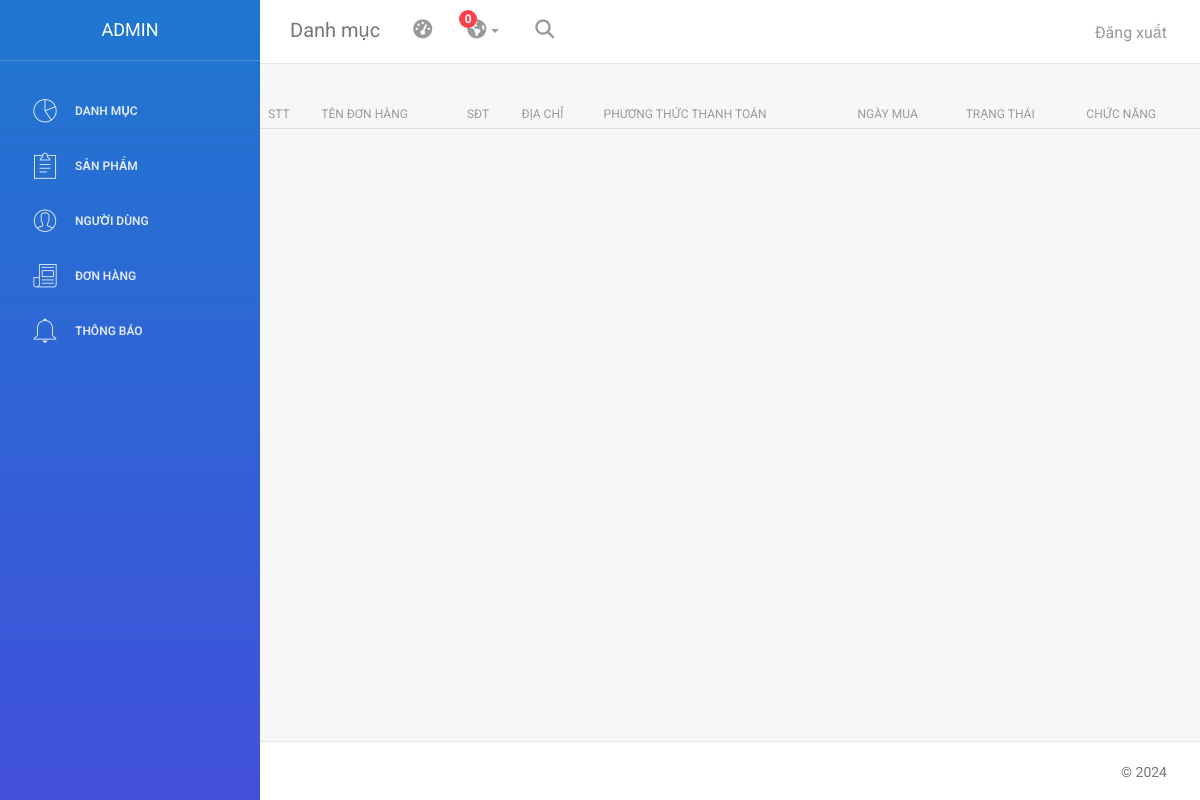
The page /admin/index.php?page=cart on the database as committed earlier.
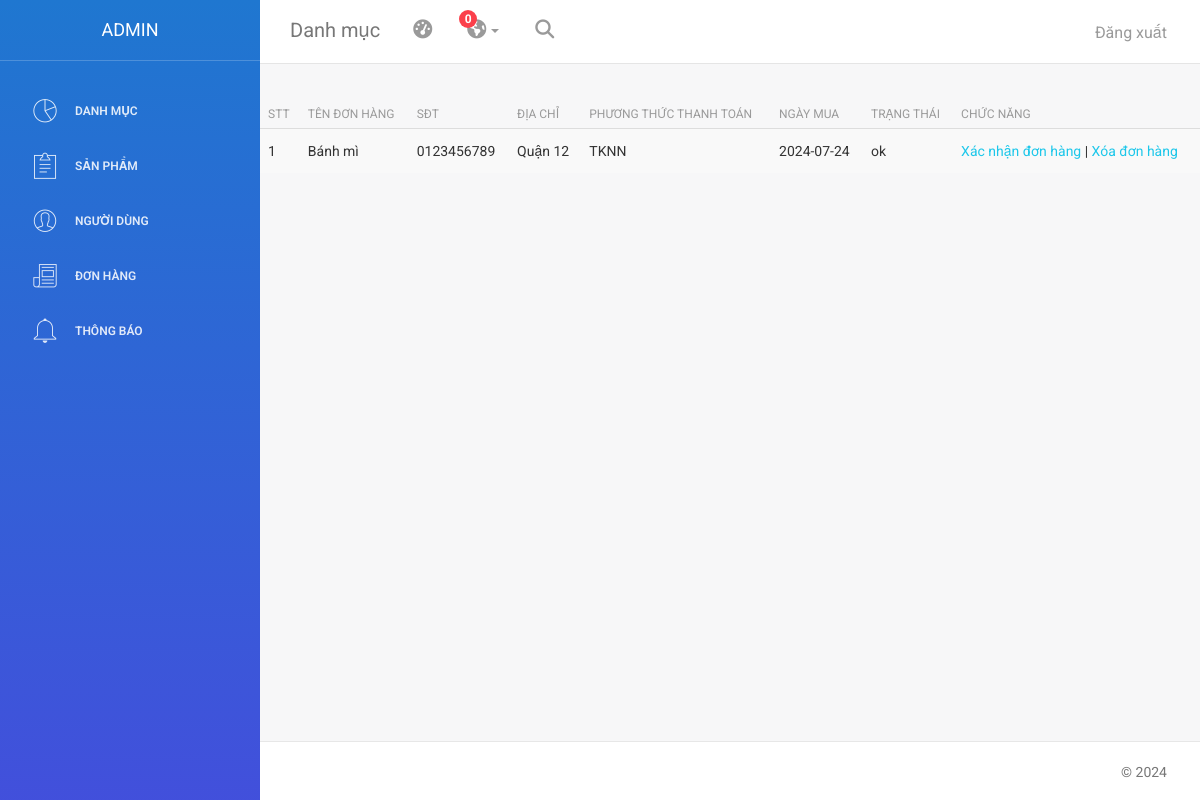
The same page on the database as committed later.
### tables this page shows
CREATE TABLE `orders` (
  `id` int(3) NOT NULL,
  `name` varchar(255) NOT NULL,
  `phone` varchar(12) NOT NULL,
  `address` varchar(255) NOT NULL,
  `payment_method` varchar(255) NOT NULL,
  `buy_date` date NOT NULL,
  `status` varchar(255) NOT NULL,
  `user_id` int(3) NOT NULL
);

### admin/app/controller/AdCartController.php (called while the page is built, shortened)
<?php
class AdCartController{
    private $data = [];
    function __construct()
    {
        require_once '../app/model/CartModel.php';
        $this->data = [];
    }
    function renderView($view, $data = null)
    {
        $view = './app/view/' . $view . '.php';
        require_once $view;
    }
    function viewCart(){
        $cart = new CartModel();
        $this->data['cart'] = $cart->getAllCart();
        $this->renderView('cart', $this->data);
    }
}

### app/model/database.php (called while the page is built, shortened)
<?php
class Database {
    private $servername = "localhost";
    private $username = "root";
    private $password = "";
    private $dbname = "du_an_mau";
    public $conn;
    public function __construct() {
        try {
            $this->conn = new PDO("mysql:host=$this->servername;dbname=$this->dbname", $this->username, $this->password);
            $this->conn->setAttribute(PDO::ATTR_ERRMODE, PDO::ERRMODE_EXCEPTION);
        } catch(PDOException $e) {
            echo "Kết nối thất bại: " . $e->getMessage();
        }
    }
    function query($sql, $param = [] ){
        $this->stmt = $this->conn->prepare($sql);
        $this->stmt->execute($param);
        return $this->stmt;
    }
    function getAll($sql){
       $statement = $this->query($sql);
       return $statement->fetchAll(PDO::FETCH_ASSOC);
    }
}
?>

### app/model/CartModel.php (called while the page is built, shortened)
<?php
class CartModel{
    private $db;
    function __construct()
    {
        require_once '../app/model/database.php';
        $this->db = new Database();
    }
    function getAllCart()
    {
        $sql = "SELECT * FROM orders";
        return $this->db->getAll($sql);
    }
}
?>

### admin/app/view/cart.php (the view)
<div class="content table-responsive table-full-width">
    <table class="table table-hover table-striped">
        <thead>
            <th>STT</th>
            <th>Tên đơn hàng</th>
            <th>SĐT</th>
            <th>Địa chỉ</th>
            <th>Phương thức thanh toán</th>
            <th>Ngày mua</th>
            <th>Trạng thái</th>
            <th>Chức năng</th>
        </thead>
        <tbody>
            <?php
                $i = 1;
                foreach ($data['cart'] as $value) {
                    extract($value);
                    echo "<tr>";
                    if($i == 1){
                    echo "<td>" . $i . "</td>";
                        echo "<td>" . $name . "</td>";
                        echo "<td>" . $phone . "</td>";
                        echo "<td>" . $address . "</td>";
                        echo "<td>" . $payment_method . "</td>";
                        echo "<td>" . $buy_date . "</td>";
                        echo "<td>" . $status . "</td>";
                        echo "<td><a href='index.php?page=ecate&id=" . $id . "'>Xác nhận đơn hàng</a> | <a href='index.php?page=delcate&id=" . $id . "'>Xóa đơn hàng</a></td>";
                        echo "</tr>";
                        $i++;
                    }else{
                        echo $i;
                    }
                }
            ?>
        </tbody>
    </table>
</div>

Rows that differ between the two databases and show on the page:
added orders: name "Bánh mì", phone "0123456789", address "Quận 12", payment_method "TKNN", buy_date "2024-07-24", status "ok"
